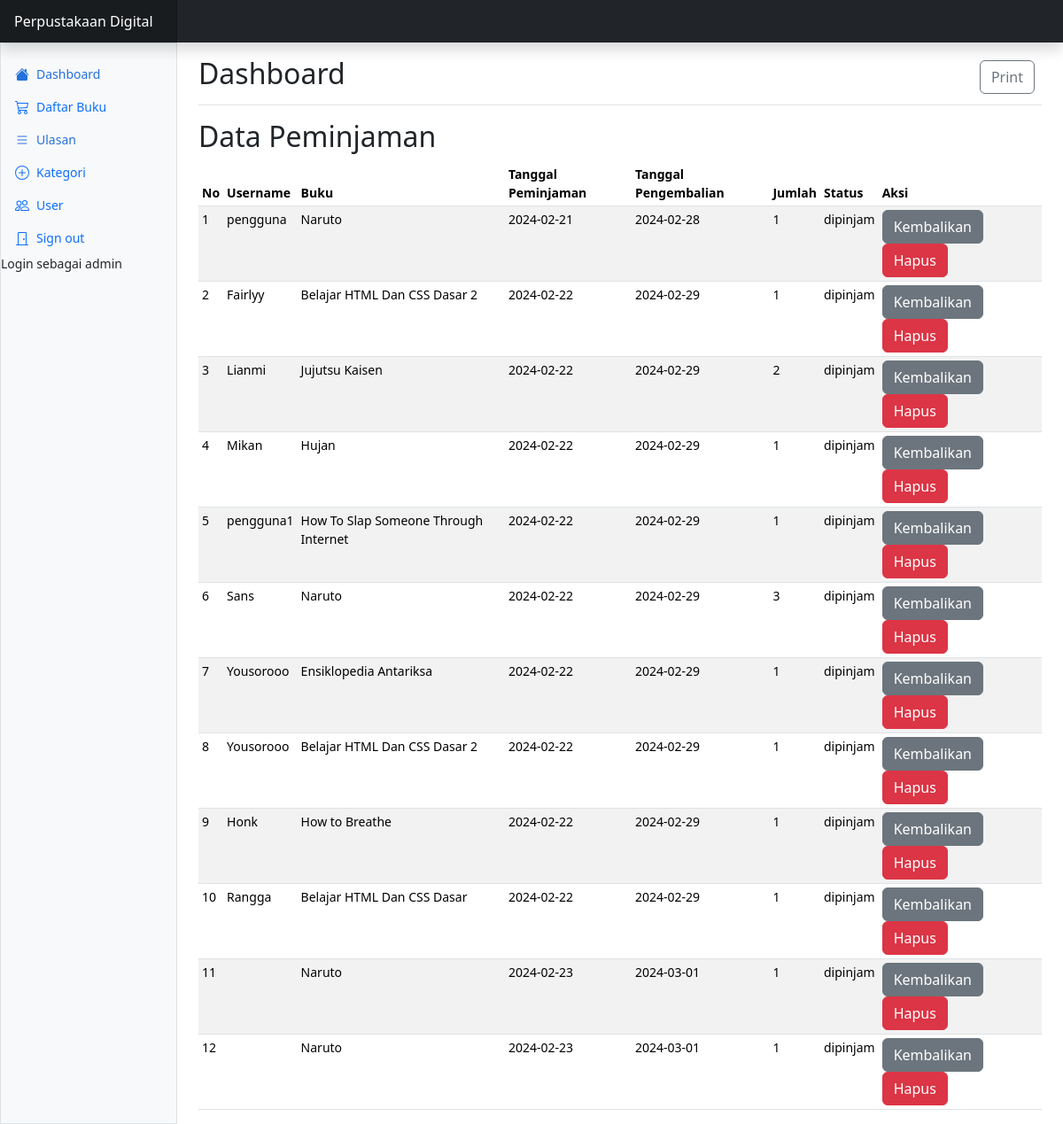
The app's page /index.php (signed in) with its own data.
### tables this page shows
CREATE TABLE `peminjaman` (
  `peminjamanID` int(11) NOT NULL,
  `userID` int(11) NOT NULL,
  `bukuID` int(11) NOT NULL,
  `judul` varchar(255) NOT NULL,
  `tanggalpeminjaman` date NOT NULL,
  `tanggalpengembalian` date NOT NULL,
  `jumlah` int(20) NOT NULL,
  `status` enum('dipinjam','dikembalikan') NOT NULL
);

CREATE TABLE `user` (
  `userID` int(11) NOT NULL,
  `username` varchar(255) NOT NULL,
  `password` varchar(255) NOT NULL,
  `email` varchar(255) NOT NULL,
  `nama_lengkap` varchar(255) NOT NULL,
  `alamat` text NOT NULL,
  `level` enum('admin','petugas','pengguna') NOT NULL
);

CREATE TABLE `buku` (
  `bukuID` int(11) NOT NULL,
  `kategoriID` int(11) NOT NULL,
  `foto` varchar(255) NOT NULL,
  `judul` varchar(255) NOT NULL,
  `penulis` varchar(255) NOT NULL,
  `penerbit` varchar(255) NOT NULL,
  `tahun_terbit` int(11) NOT NULL,
  `sinopsis` varchar(255) NOT NULL,
  `stok` int(20) NOT NULL
);

### index.php (the view, shortened to what this page needs)
<?php
$login =isset( $_SESSION ['login']);
if ($login == 1) {
?>
<!doctype html>
<html lang="en" data-bs-theme="auto">
  <head>
    <link rel="stylesheet" href="https://cdn.jsdelivr.net/npm/@docsearch/css@3">
<link href="assets/css/bootstrap.min.css" rel="stylesheet">
    <link href="https://cdn.jsdelivr.net/npm/bootstrap-icons@1.10.5/font/bootstrap-icons.min.css" rel="stylesheet">
    <link href="assets/css/dashboard.css" rel="stylesheet">
  </head>
  <body>
<header class="navbar sticky-top bg-dark flex-md-nowrap p-0 shadow" data-bs-theme="dark">
  <a class="navbar-brand col-md-3 col-lg-2 me-0 px-3 fs-6 text-white" href="#">Perpustakaan Digital</a>
</header>
<div class="container-fluid">
  <div class="row">
    <div class="sidebar border border-right col-md-3 col-lg-2 p-0  bg-body-tertiary">
      <div class="offcanvas-md offcanvas-end bg-body-tertiary" tabindex="-1" id="sidebarMenu" aria-labelledby="sidebarMenuLabel">
        <div class="offcanvas-body d-md-flex flex-column p-0 pt-lg-3 overflow-y-auto">
          <ul class="nav flex-column">
            <li class="nav-item">
              <a class="nav-link d-flex align-items-center gap-2 active" aria-current="page" href="#">
                <svg class="bi"><use xlink:href="#house-fill"/></svg>
                Dashboard
              </a>
            </li>
            <li class="nav-item">
              <a class="nav-link d-flex align-items-center gap-2" href="d_buku.php">
                <svg class="bi"><use xlink:href="#cart"/></svg>
                Daftar Buku
              </a>
            </li>
            <li class="nav-item">
              <a class="nav-link d-flex align-items-center gap-2 active" aria-current="page" href="ulasan.php">
                <svg class="bi"><use xlink:href="#list"/></svg>
                Ulasan
              </a>
            </li>
            <?php
              if($_SESSION ['level'] != 'pengguna'){
            ?>
          </ul>
          <?php
              if($_SESSION ['level'] == 'admin'){
            ?>
          <ul class="nav flex-column mb-auto">
            <li class="nav-item">
              <a class="nav-link d-flex align-items-center gap-2" href="d_kategori.php">
                <svg class="bi"><use xlink:href="#plus-circle"/></svg>
                Kategori
              </a>
            </li>
            <?php
              }
            ?>
          <ul class="nav flex-column mb-auto">
            <li class="nav-item">
              <a class="nav-link d-flex align-items-center gap-2" href="d_user.php">
                <svg class="bi"><use xlink:href="#people"/></svg>
                User
              </a>
            </li>
            <?Php
              }
              ?>
            <li class="nav-item">
              <a class="nav-link d-flex align-items-center gap-2" href="logout.php">
                <svg class="bi"><use xlink:href="#door-closed"/></svg>
                Sign out
              </a>
            </li>
          </ul>
        </div>
      </div>
      <div class="sb-sidenav-footer">
          <div class="small">Login sebagai <?php echo $_SESSION['username']?></div>
      </div>
    </div>
    <main class="col-md-9 ms-sm-auto col-lg-10 px-md-4">
      <div class="d-flex justify-content-between flex-wrap flex-md-nowrap align-items-center pt-3 pb-2 mb-3 border-bottom">
        <h1 class="h2">Dashboard</h1>
        <div class="btn-toolbar mb-2 mb-md-0">
        <div class="btn-group me-2">
            <a href="laporan.php" class="btn btn-outline-secondary">Print</a>
          </div>
        </div>
      </div>
      <h2>Data Peminjaman</h2>
      <?php
      if(isset($_SESSION['userID'])){ ?>
     <div class="table-responsive small">
        <table class="table table-striped table-sm">
          <thead>
            <tr>
              <th scope="col">No</th>
              <th scope="col">Username</th>
              <th scope="col">Buku</th>
              <th scope="col">Tanggal Peminjaman</th>
              <th scope="col">Tanggal Pengembalian</th>
              <th scope="col">Jumlah</th>
              <th scope="col">Status</th>
              <?php
              if($_SESSION ['level'] != 'pengguna'){
            ?> <th scope="col">Aksi</th> <?Php
          }
        ?>
            </tr>
          </thead>
          <tbody>
          <?php
              include "koneksi.php";
              $query = mysqli_query ($koneksi, "SELECT * FROM peminjaman LEFT JOIN user ON user.userID = peminjaman.userID LEFT JOIN buku ON buku.bukuID = peminjaman.bukuID");
              $no=0;
              while($data = mysqli_fetch_array($query)){
              $no++
          ?>
          <tr>
              <td><?php echo $no ?>
              <td><?php echo $data['username'] ?></td>
              <td><?php echo $data['judul'] ?></td>
              <td><?php echo $data['tanggalpeminjaman'] ?></td>
              <td><?php echo $data['tanggalpengembalian'] ?></td>
              <td><?php echo $data['jumlah'] ?></td>
              <td><?php echo $data['status'] ?></td>
              <?php
        if($_SESSION ['level'] != 'pengguna'){
         ?>
              <td><a href="pengembalian.php?peminjamanID=<?php echo $data['peminjamanID'];?>" class="btn btn-secondary">Kembalikan</a>
                  <a href="hapus_peminjaman.php?peminjamanID=<?php echo $data['peminjamanID'];?>" class="btn btn-danger" onClick =  "return confirm ('Yakin Ingin Hapus Peminjaman?')" >Hapus</a></td><?Php
          }
        ?>
                </tr>
                <?php
                    }
                ?>
          </tbody>
        </table>
        </div>
        <?php
          }
          ?>
    </main>
  </div>
</div>
    <script src="assets/js/dashboard.js"></script></body>
</html>
<?php
} else {
       include "login.php";
}

### assets/css/dashboard.css (style rules this page uses)
.bi { display: inline-block; width: 1rem; height: 1rem; }
.sidebar .nav-link { font-size: .875rem; font-weight: 500; }
.sidebar .nav-link.active { color: #2470dc; }
.navbar-brand { padding-top: .75rem; padding-bottom: .75rem; background-color: rgba(0, 0, 0, .25); box-shadow: inset -1px 0 0 rgba(0, 0, 0, .25); }

### index.php (style rules this page uses)
.bi { vertical-align: -.125em; fill: currentColor; }

### records on screen
peminjaman: userID.username "pengguna", bukuID.judul "Naruto", tanggalpeminjaman "2024-02-21", tanggalpengembalian "2024-02-28", jumlah "1", status "dipinjam"
peminjaman: userID.username "Fairlyy", bukuID.judul "Belajar HTML Dan CSS Dasar 2", tanggalpeminjaman "2024-02-22", tanggalpengembalian "2024-02-29", jumlah "1", status "dipinjam"
peminjaman: userID.username "Lianmi", bukuID.judul "Jujutsu Kaisen", tanggalpeminjaman "2024-02-22", tanggalpengembalian "2024-02-29", jumlah "2", status "dipinjam"
peminjaman: userID.username "Mikan", bukuID.judul "Hujan", tanggalpeminjaman "2024-02-22", tanggalpengembalian "2024-02-29", jumlah "1", status "dipinjam"
peminjaman: userID.username "pengguna1", bukuID.judul "How To Slap Someone Through Internet", tanggalpeminjaman "2024-02-22", tanggalpengembalian "2024-02-29", jumlah "1", status "dipinjam"
peminjaman: userID.username "Sans", bukuID.judul "Naruto", tanggalpeminjaman "2024-02-22", tanggalpengembalian "2024-02-29", jumlah "3", status "dipinjam"
peminjaman: userID.username "Yousorooo", bukuID.judul "Ensiklopedia Antariksa", tanggalpeminjaman "2024-02-22", tanggalpengembalian "2024-02-29", jumlah "1", status "dipinjam"
peminjaman: userID.username "Yousorooo", bukuID.judul "Belajar HTML Dan CSS Dasar 2", tanggalpeminjaman "2024-02-22", tanggalpengembalian "2024-02-29", jumlah "1", status "dipinjam"
peminjaman: userID.username "Honk", bukuID.judul "How to Breathe", tanggalpeminjaman "2024-02-22", tanggalpengembalian "2024-02-29", jumlah "1", status "dipinjam"
peminjaman: userID.username "Rangga", bukuID.judul "Belajar HTML Dan CSS Dasar", tanggalpeminjaman "2024-02-22", tanggalpengembalian "2024-02-29", jumlah "1", status "dipinjam"
peminjaman: bukuID.judul "Naruto", tanggalpeminjaman "2024-02-23", tanggalpengembalian "2024-03-01", jumlah "1", status "dipinjam"
peminjaman: bukuID.judul "Naruto", tanggalpeminjaman "2024-02-23", tanggalpengembalian "2024-03-01", jumlah "1", status "dipinjam"

### other values on screen
$_SESSION['username'] "admin"
